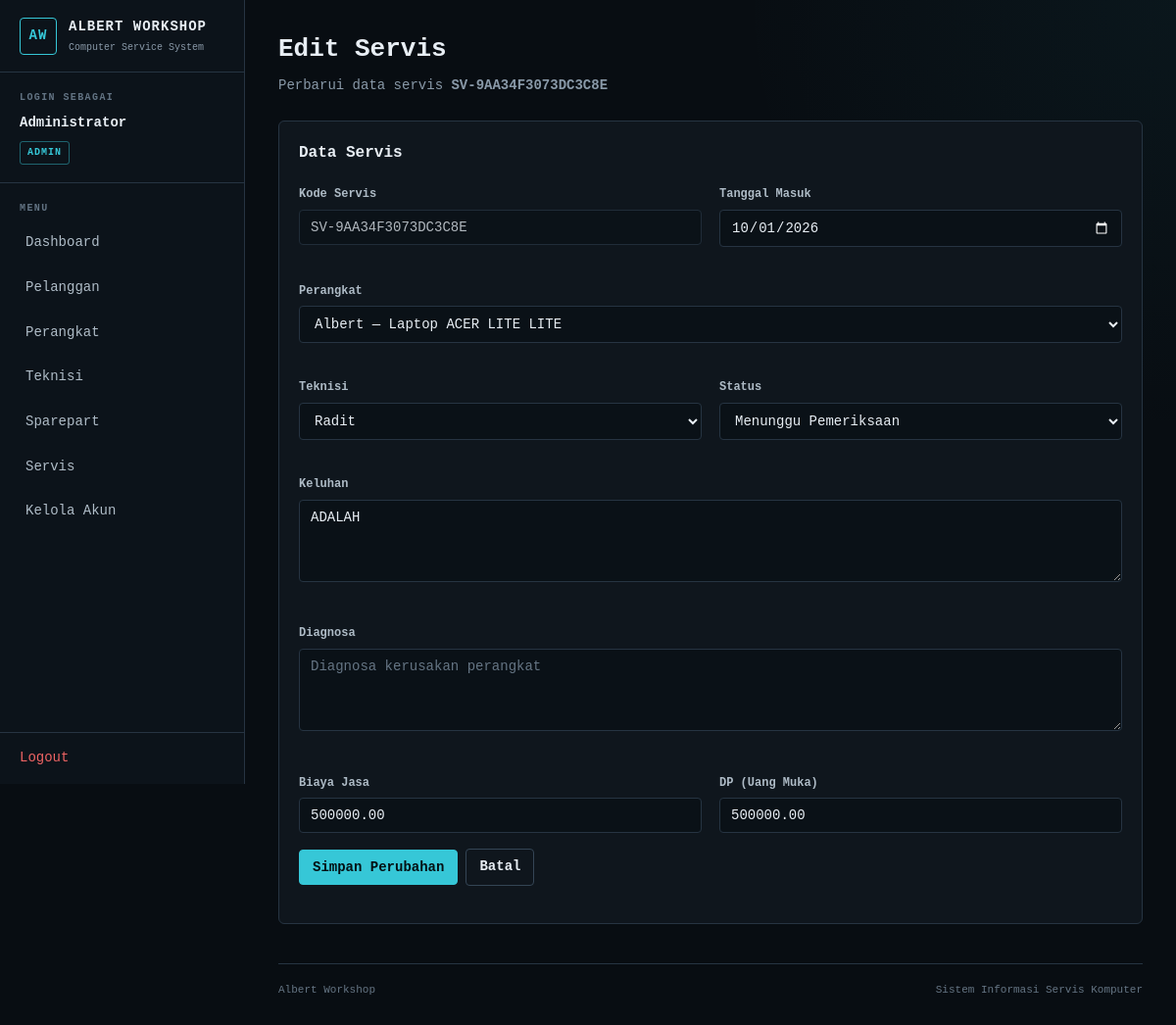
Page /servis/edit.php?id=8 (signed in) on the committed database.
### tables this page shows
CREATE TABLE `servis` (
  `id_servis` int NOT NULL,
  `kode_servis` varchar(20) NOT NULL,
  `id_perangkat` int NOT NULL,
  `id_teknisi` int NOT NULL,
  `tanggal_masuk` date NOT NULL,
  `keluhan` text NOT NULL,
  `diagnosa` text,
  `status` varchar(30) NOT NULL,
  `biaya_jasa` decimal(12,2) NOT NULL,
  `dp` decimal(12,2) NOT NULL DEFAULT '0.00'
);

CREATE TABLE `perangkat` (
  `id_perangkat` int NOT NULL,
  `id_pelanggan` int NOT NULL,
  `jenis_perangkat` varchar(50) NOT NULL,
  `merk` varchar(50) NOT NULL,
  `tipe` varchar(100) NOT NULL,
  `serial_number` varchar(100) DEFAULT NULL
);

CREATE TABLE `pelanggan` (
  `id_pelanggan` int NOT NULL,
  `nama` varchar(100) NOT NULL,
  `no_hp` varchar(20) NOT NULL,
  `alamat` text NOT NULL,
  `aktif` tinyint(1) NOT NULL DEFAULT '1'
);

CREATE TABLE `teknisi` (
  `id_teknisi` int NOT NULL,
  `nama_teknisi` varchar(100) NOT NULL,
  `no_hp` varchar(20) NOT NULL,
  `keahlian` varchar(100) NOT NULL
);

### servis/edit.php (the view, shortened to what this page needs)
<?php
require '../config/koneksi.php';
$id_servis =
    (int) ($_GET["id"] ?? 0);
$stmt = mysqli_prepare(
    $koneksi,
    "SELECT *
     FROM servis
     WHERE id_servis = ?
     LIMIT 1"
);
mysqli_stmt_bind_param(
    $stmt,
    "i",
    $id_servis
);
mysqli_stmt_execute($stmt);
$result =
    mysqli_stmt_get_result($stmt);
$data =
    mysqli_fetch_assoc($result);
$query_perangkat = mysqli_query(
    $koneksi,
    "SELECT
        perangkat.id_perangkat,
        perangkat.jenis_perangkat,
        perangkat.merk,
        perangkat.tipe,
        pelanggan.nama AS nama_pelanggan,
        pelanggan.aktif
     FROM perangkat
     JOIN pelanggan
        ON perangkat.id_pelanggan =
           pelanggan.id_pelanggan
     WHERE pelanggan.aktif = 1
        OR perangkat.id_perangkat = "
        . (int) $data["id_perangkat"] .
    "
     ORDER BY pelanggan.nama ASC"
);
$query_teknisi = mysqli_query(
    $koneksi,
    "SELECT
        id_teknisi,
        nama_teknisi
     FROM teknisi
     ORDER BY nama_teknisi ASC"
);
require '../template/header.php';
require '../template/sidebar.php';
?>
<div class="page-header">
    <div>
        <h1>Edit Servis</h1>
        <p class="page-description">
            Perbarui data servis
            <strong>
                <?= htmlspecialchars(
                    $data["kode_servis"]
                ); ?>
            </strong>
        </p>
    </div>
</div>
<section class="panel">
    <h2 class="panel-title">
        Data Servis
    </h2>
    <form
        action="proses.php"
        method="POST"
    >
        <div class="form-grid">
            <div class="form-group">
                <label>
                    Kode Servis
                </label>
                <input
                    type="text"
                    value="<?= htmlspecialchars(
                        $data["kode_servis"]
                    ); ?>"
                    disabled
                >
            </div>
            <div class="form-group">
                <label>
                    Tanggal Masuk
                </label>
                <input
                    type="date"
                    name="tanggal_masuk"
                    value="<?= htmlspecialchars(
                        $data["tanggal_masuk"]
                    ); ?>"
                    required
                >
            </div>
            <div class="form-group full">
                <label>
                    Perangkat
                </label>
                <select
                    name="id_perangkat"
                    required
                >
                    <?php while (
                        $perangkat =
                        mysqli_fetch_assoc($query_perangkat)
                    ): ?>
                        <option
                            value="<?= $perangkat["id_perangkat"]; ?>"
                            <?= (int) $perangkat["id_perangkat"] ===
                                (int) $data["id_perangkat"]
                                ? "selected"
                                : ""; ?>
                        >
                            <?= htmlspecialchars(
                                $perangkat["nama_pelanggan"]
                            ); ?>
                            —
                        </option>
                    <?php endwhile; ?>
                </select>
            </div>
            <div class="form-group">
                <label>
                    Teknisi
                </label>
                <select
                    name="id_teknisi"
                    required
                >
                    <?php while (
                        $teknisi =
                        mysqli_fetch_assoc($query_teknisi)
                    ): ?>
                        <option
                            value="<?= $teknisi["id_teknisi"]; ?>"
                            <?= (int) $teknisi["id_teknisi"] ===
                                (int) $data["id_teknisi"]
                                ? "selected"
                                : ""; ?>
                        >
                            <?= htmlspecialchars(
                                $teknisi["nama_teknisi"]
                            ); ?>
                        </option>
                    <?php endwhile; ?>
                </select>
            </div>
            <div class="form-group">
                <label>
                    Status
                </label>
                <select
                    name="status"
                    required
                >
                    <?php
                    $status_list = [
                        "Menunggu Pemeriksaan",
                        "Sedang Diperiksa",
                        "Menunggu Sparepart",
                        "Sedang Diperbaiki",
                        "Pengujian",
                        "Selesai",
                        "Sudah Diambil"
                    ];
                    foreach ($status_list as $status):
                    ?>
                        <option
                            value="<?= $status; ?>"
                            <?= $data["status"] === $status
                                ? "selected"
                                : ""; ?>
                        >
                            <?= htmlspecialchars($status); ?>
                        </option>
                    <?php endforeach; ?>
                </select>
            </div>
            <div class="form-group full">
                <label>
                    Keluhan
                </label>
                <textarea
                    name="keluhan"
                    rows="4"
                    required
                ><?= htmlspecialchars(
                    $data["keluhan"]
                ); ?></textarea>
            </div>
            <div class="form-group full">
                <label>
                    Diagnosa
                </label>
                <textarea
                    name="diagnosa"
                    rows="4"
                    placeholder="Diagnosa kerusakan perangkat"
                ><?= htmlspecialchars(
                ); ?></textarea>
            </div>
            <div class="form-group">
                <label>
                    Biaya Jasa
                </label>
                <input
                    type="number"
                    name="biaya_jasa"
                    min="0"
                    step="1"
                    value="<?= htmlspecialchars(
                        $data["biaya_jasa"]
                    ); ?>"
                    required
                >
            </div>
            <div class="form-group">
                <label>
                    DP (Uang Muka)
                </label>
                <input
                    type="number"
                    name="dp"
                    min="0"
                    step="1"
                    value="<?= htmlspecialchars(
                        $data["dp"]
                    ); ?>"
                    required
                >
            </div>
        </div>
        <div class="toolbar">
            <button
                type="submit"
                class="btn"
            >
                Simpan Perubahan
            </button>
            <a
                href="detail.php?id=<?= $data["id_servis"]; ?>"
                class="btn btn-secondary"
            >
                Batal
            </a>
        </div>
    </form>
</section>
<?php
require '../template/footer.php';
?>

### assets/css/style.css (style rules this page uses)
:root { --bg: #080d12; --surface: #0f161d; --surface-2: #151e27; --border: #263442; --border-light: #344555; --text: #e8eef4; --muted: #8999a8; --accent: #36c7d7; --accent-hover: #60d6e2; --success: #45d69a; --warning: #e8b84a; --danger: #ef6464; --sidebar-width: 250px; --radius: 6px; --font-main: "0xProto Nerd Font", monospace; }
* { box-sizing: border-box; }
html { color-scheme: dark; }
html, body { width: 100%; min-height: 100%; }
body { margin: 0; background: radial-gradient( circle at top right, rgba(54, 199, 215, 0.05), transparent 28rem ), var(--bg); color: var(--text); font-family: var(--font-main); font-size: 14px; line-height: 1.55; overflow-x: hidden; }
button, input, select, textarea, option { font-family: var(--font-main); }
a { color: var(--accent); text-decoration: none; }
h1, h2, h3 { margin-top: 0; color: var(--text); font-family: var(--font-main); font-weight: 700; }
h1 { font-size: 26px; }
h2 { font-size: 20px; }
p { line-height: 1.65; }
strong { font-weight: 700; }
.main-content > * { max-width: 100%; }
.page-header { display: flex; align-items: flex-start; justify-content: space-between; gap: 20px; width: 100%; margin: 0 0 24px; }
.page-header h1 { margin: 0 0 6px; }
.page-description { margin: 0; color: var(--muted); }
.panel { width: 100%; margin: 0 0 22px; padding: 20px; background: var(--surface); border: 1px solid var(--border); border-radius: var(--radius); }
.panel-title { margin-bottom: 18px; font-size: 16px; }
.toolbar { display: flex; flex-wrap: wrap; align-items: center; gap: 8px; margin: 0 0 18px; }
button, .btn { display: inline-flex; align-items: center; justify-content: center; min-height: 36px; padding: 7px 13px; background: var(--accent); border: 1px solid var(--accent); border-radius: 4px; color: #041013; font-family: var(--font-main); font-size: 14px; font-weight: 700; cursor: pointer; transition: background 0.15s ease, border-color 0.15s ease, color 0.15s ease; }
.btn-secondary { background: transparent; border-color: var(--border-light); color: var(--text); }
.form-grid { display: grid; grid-template-columns: repeat(2, minmax(0, 1fr)); gap: 18px; }
.form-group { margin-bottom: 16px; }
.form-group.full { grid-column: 1 / -1; }
label { display: inline-block; margin-bottom: 6px; color: #aebbc6; font-size: 12px; font-weight: 700; }
input, select, textarea { width: 100%; padding: 9px 11px; background: #0a1117; border: 1px solid var(--border); border-radius: 4px; color: var(--text); font-family: var(--font-main); font-size: 14px; outline: none; transition: border-color 0.15s ease, box-shadow 0.15s ease; }
input:disabled, select:disabled, textarea:disabled { opacity: 0.75; cursor: not-allowed; }
input::placeholder, textarea::placeholder { color: #657584; font-family: var(--font-main); }
textarea { resize: vertical; }

### rows in the picture
servis: kode_servis "SV-9AA34F3073DC3C8E", tanggal_masuk "10/01/2026", id_perangkat "Albert — Laptop ACER LITE LITE", id_teknisi "Radit", status "Menunggu Pemeriksaan", keluhan "ADALAH", biaya_jasa "500000.00", dp "500000.00"

### other values in the picture
$nama "Administrator"
$role "ADMIN"
